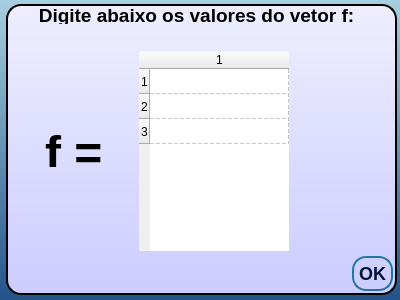
<?xml version="1.0" encoding="UTF-8"?>
<ui version="4.0">
 <class>EntrarFDialog</class>
 <widget class="QDialog" name="EntrarFDialog">
  <property name="geometry">
   <rect>
    <x>0</x>
    <y>0</y>
    <width>400</width>
    <height>300</height>
   </rect>
  </property>
  <property name="windowTitle">
   <string>MN - Entrar vetor f</string>
  </property>
  <property name="styleSheet">
   <string notr="true">QDialog {
/*background: QLinearGradient(x1: 0, y1: 0, x2: 0, y2: 1, stop: 0 #cedce7, stop: 1 #596a72);*/
background: QLinearGradient(x1: 0, y1: 0, x2: 0, y2: 1, stop: 0 #a7cfdf, stop: 1 #23538a);
border: none;
}

#mainFrame {
border: 2px solid black;
border-radius: 15px;
/*background: white;*/
background: QLinearGradient(x1: 0, y1: 0, x2: 0, y2: 1, stop: 0 #eef, stop: 1 #ccf);
}

QTableWidget.matrix {
	border: none;
	background: qlineargradient(x1: 0, y1: 0, x2: 0, y2: 1,
                                stop: 0 #fafafa, stop: 0.4 #f4f4f4,
                                stop: 0.5 #e7e7e7, stop: 1.0 #fafafa);
}

/* QPushButton:default {
     border-color: navy; /* make the default button prominent
 }

QPushButton:!hover {
color: black;
}

QPushButton {
border: none;
border-radius: 6px;
background-color: qlineargradient(x1: 0, y1: 0, x2: 0, y2: 1,
                                       stop: 0 #f6f7fa, stop: 1 #dadbde);
}*/
/* Início botões */
QPushButton {
border: 2px solid #26759e;
border-radius: 14px;
font-size: 18px;
/*font-family:comic sans, comic sans ms, cursive, verdana, arial, sans-serif;*/
font-family: Arial;
padding: 5px 5px 5px 5px;
text-decoration: none;
font-weight:bold;
color: #05142E;
/*background-color: #3093C7;*/
background: qlineargradient(x1: 0, y1: 0, x2: 0, y2: 1,
                                       stop: 0 #3093C7, stop: 1 #1C5A85);
outline: none;
}

QPushButton:hover {
 border:2px solid #26759e;
/* background-color: #26759E;*/
 background: qlineargradient(x1: 0, y1: 0, x2: 0, y2: 1,
                                       stop: 0 #26759E, stop: 1 #133D5B)
}

QPushButton:focus {
 border:2px solid black;
/* background-color: #26759E;*/
 background: qlineargradient(x1: 0, y1: 0, x2: 0, y2: 1,
                                       stop: 0 #26759E, stop: 1 #133D5B)
}

QPushButton:pressed {
 border:2px solid white;
/* background-color: #26759E;*/
 background: qlineargradient(x1: 0, y1: 0, x2: 0, y2: 1,
                                       stop: 0 #26759E, stop: 1 #133D5B)
}

QPushButton:disabled {
 border: none;
/* background-color: #133D5B;26759E / 3AB1F0 */
 background: qlineargradient(x1: 0, y1: 0, x2: 0, y2: 1,
                                       stop: 0 #B3C3C7, stop: 1 #D6D6F0)
}

/*Encerra botões */</string>
  </property>
  <widget class="QFrame" name="mainFrame">
   <property name="geometry">
    <rect>
     <x>6</x>
     <y>4</y>
     <width>391</width>
     <height>291</height>
    </rect>
   </property>
   <property name="frameShape">
    <enum>QFrame::StyledPanel</enum>
   </property>
   <property name="frameShadow">
    <enum>QFrame::Raised</enum>
   </property>
   <widget class="QLabel" name="label_3">
    <property name="geometry">
     <rect>
      <x>140</x>
      <y>32</y>
      <width>168</width>
      <height>230</height>
     </rect>
    </property>
    <property name="text">
     <string/>
    </property>
    <property name="pixmap">
     <pixmap resource="mn1.qrc">:/images/images/dir.png</pixmap>
    </property>
   </widget>
   <widget class="QTableWidget" name="tableWidget_f">
    <property name="geometry">
     <rect>
      <x>133</x>
      <y>47</y>
      <width>150</width>
      <height>200</height>
     </rect>
    </property>
    <property name="minimumSize">
     <size>
      <width>150</width>
      <height>200</height>
     </size>
    </property>
    <property name="maximumSize">
     <size>
      <width>100</width>
      <height>200</height>
     </size>
    </property>
    <property name="frameShape">
     <enum>QFrame::NoFrame</enum>
    </property>
    <property name="lineWidth">
     <number>0</number>
    </property>
    <property name="sizeAdjustPolicy">
     <enum>QAbstractScrollArea::AdjustIgnored</enum>
    </property>
    <property name="textElideMode">
     <enum>Qt::ElideMiddle</enum>
    </property>
    <property name="gridStyle">
     <enum>Qt::DashLine</enum>
    </property>
    <property name="class" stdset="0">
     <string>matrix</string>
    </property>
    <attribute name="horizontalHeaderDefaultSectionSize">
     <number>78</number>
    </attribute>
    <attribute name="horizontalHeaderMinimumSectionSize">
     <number>78</number>
    </attribute>
    <attribute name="horizontalHeaderStretchLastSection">
     <bool>true</bool>
    </attribute>
    <attribute name="verticalHeaderDefaultSectionSize">
     <number>25</number>
    </attribute>
    <attribute name="verticalHeaderMinimumSectionSize">
     <number>25</number>
    </attribute>
    <row>
     <property name="text">
      <string>1</string>
     </property>
     <property name="textAlignment">
      <set>AlignHCenter|AlignVCenter|AlignCenter</set>
     </property>
    </row>
    <row>
     <property name="text">
      <string>2</string>
     </property>
     <property name="textAlignment">
      <set>AlignHCenter|AlignVCenter|AlignCenter</set>
     </property>
    </row>
    <row>
     <property name="text">
      <string>3</string>
     </property>
     <property name="textAlignment">
      <set>AlignHCenter|AlignVCenter|AlignCenter</set>
     </property>
    </row>
    <column>
     <property name="text">
      <string>1</string>
     </property>
     <property name="textAlignment">
      <set>AlignHCenter|AlignVCenter|AlignCenter</set>
     </property>
    </column>
    <item row="0" column="0">
     <property name="text">
      <string/>
     </property>
     <property name="textAlignment">
      <set>AlignHCenter|AlignVCenter|AlignCenter</set>
     </property>
    </item>
    <item row="1" column="0">
     <property name="text">
      <string/>
     </property>
     <property name="textAlignment">
      <set>AlignHCenter|AlignVCenter|AlignCenter</set>
     </property>
    </item>
    <item row="2" column="0">
     <property name="text">
      <string/>
     </property>
     <property name="textAlignment">
      <set>AlignHCenter|AlignVCenter|AlignCenter</set>
     </property>
    </item>
   </widget>
   <widget class="QLabel" name="label_4">
    <property name="geometry">
     <rect>
      <x>39</x>
      <y>122</y>
      <width>56</width>
      <height>41</height>
     </rect>
    </property>
    <property name="text">
     <string>&lt;html&gt;&lt;head/&gt;&lt;body&gt;&lt;p&gt;&lt;span style=&quot; font-size:36pt; font-weight:600;&quot;&gt;f =&lt;/span&gt;&lt;/p&gt;&lt;/body&gt;&lt;/html&gt;</string>
    </property>
   </widget>
   <widget class="QLabel" name="label_2">
    <property name="geometry">
     <rect>
      <x>108</x>
      <y>32</y>
      <width>168</width>
      <height>230</height>
     </rect>
    </property>
    <property name="text">
     <string/>
    </property>
    <property name="pixmap">
     <pixmap resource="mn1.qrc">:/images/images/esq.png</pixmap>
    </property>
   </widget>
   <widget class="QLabel" name="label">
    <property name="geometry">
     <rect>
      <x>-10</x>
      <y>0</y>
      <width>401</width>
      <height>20</height>
     </rect>
    </property>
    <property name="text">
     <string>&lt;html&gt;&lt;head/&gt;&lt;body&gt;&lt;p align=&quot;center&quot;&gt;&lt;span style=&quot; font-size:14pt; font-weight:600;&quot;&gt;Digite abaixo os valores do vetor f:&lt;/span&gt;&lt;/p&gt;&lt;/body&gt;&lt;/html&gt;</string>
    </property>
   </widget>
   <widget class="QDialogButtonBox" name="buttonBox">
    <property name="geometry">
     <rect>
      <x>346</x>
      <y>252</y>
      <width>41</width>
      <height>35</height>
     </rect>
    </property>
    <property name="orientation">
     <enum>Qt::Horizontal</enum>
    </property>
    <property name="standardButtons">
     <set>QDialogButtonBox::Ok</set>
    </property>
   </widget>
   <zorder>label_3</zorder>
   <zorder>label_2</zorder>
   <zorder>tableWidget_f</zorder>
   <zorder>label_4</zorder>
   <zorder>label</zorder>
   <zorder>buttonBox</zorder>
  </widget>
 </widget>
 <resources>
  <include location="mn1.qrc"/>
 </resources>
 <connections/>
</ui>
